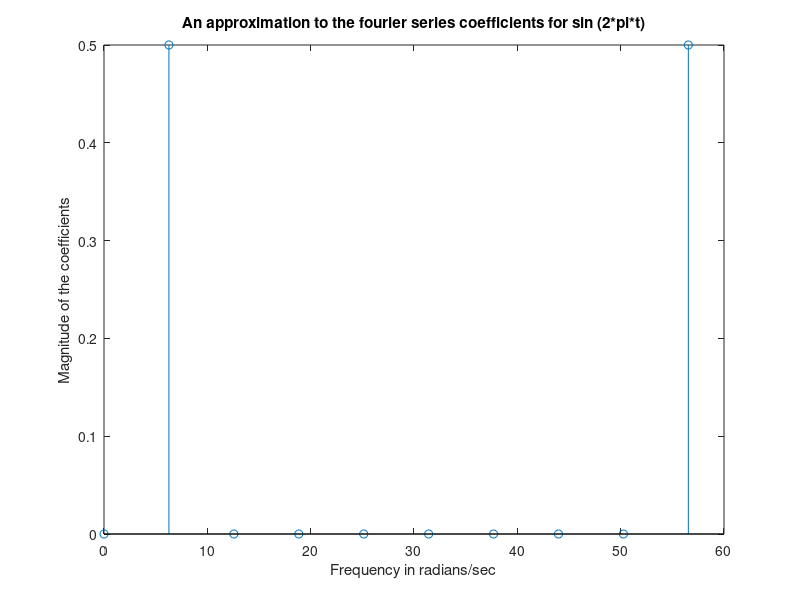

This chart was generated by the following MATLAB code:
Ts=0.1; fs=1/Ts;T=1; N=T/Ts;
n=0:N-1;
xn=sin (2*pi*n*Ts);
Xk=fft (xn);
ck=Xk/N;
average=Xk (1)/N
avpower= (1/(N*N)) *sum (abs (Xk).^2)
k=0:N-1;
waxis=k*2*pi*fs/N;
stem(waxis,abs (ck));xlabel('Frequency in radians/sec');
title ('An approximation to the fourier series coefficients for sin (2*pi*t)');
ylabel ('Magnitude of the coefficients');
